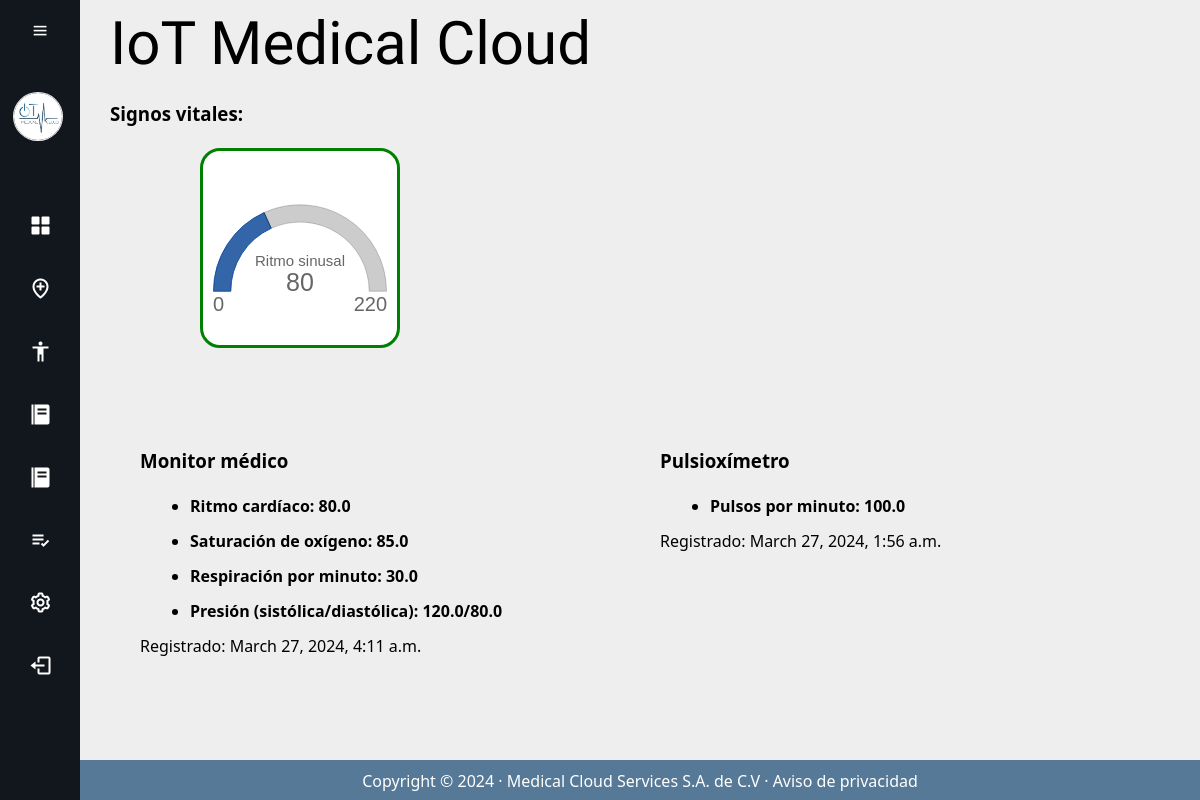
The app's page /dashboard/, older data.
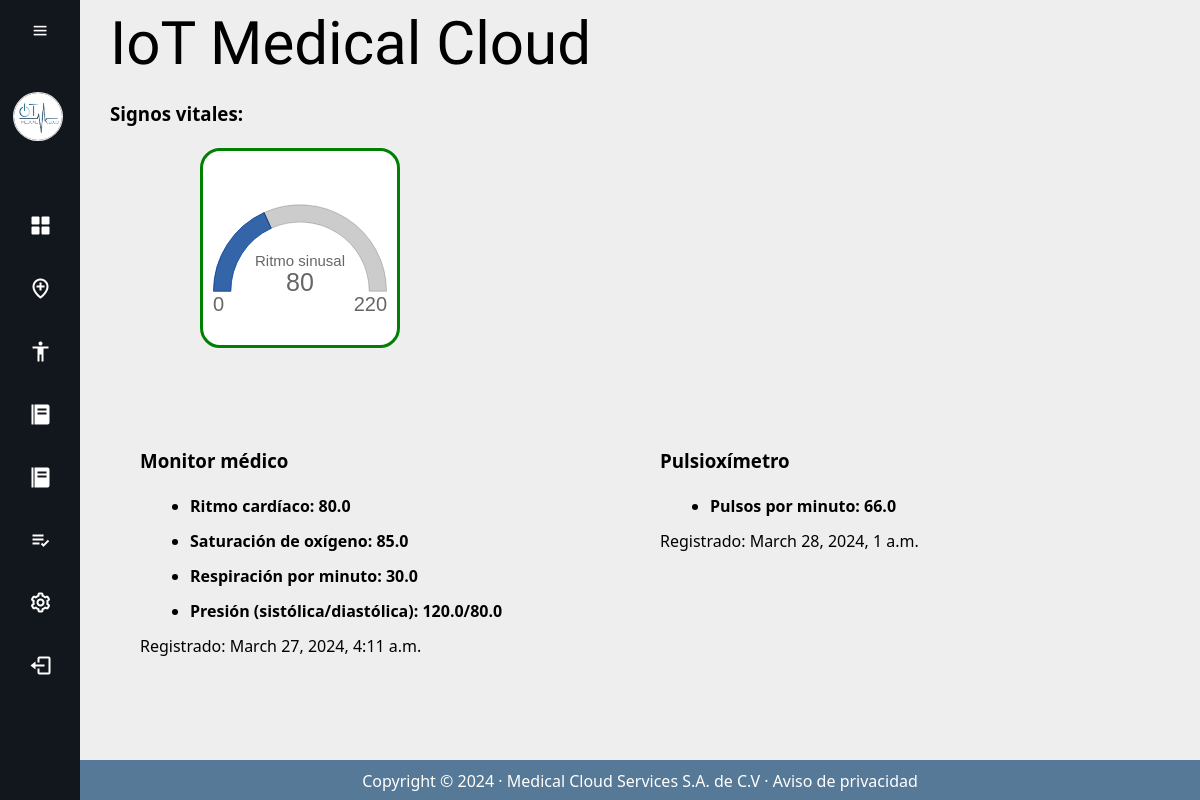
The same page, newer data.
### api_endpoint/models.py (models this page shows, shortened)
class MedicalMonitor(models.Model):  # Medical Monitor Database
    nombre = models.CharField(max_length=40, verbose_name='Nombre')
    heart_rate = models.FloatField(verbose_name='Ritmo cardiaco')
    spo2 = models.FloatField(verbose_name='Saturación de oxígeno')
    respiracion = models.FloatField(verbose_name='Respiraciones por minuto')
    presion_sistolica = models.FloatField(verbose_name='Presión sistólica')
    presion_diastolica = models.FloatField(verbose_name='Presión diastolica')
    created = models.DateTimeField(auto_now_add=True, verbose_name="Fecha de creación")
    updated = models.DateTimeField(auto_now=True, verbose_name="Ultima modificación")
    class Meta:
        verbose_name = "Signos vitales"
        verbose_name_plural = "Signos vitales"
        ordering = ["-created"]  # puting a '-' indicates to go from newer to older

class BeatsPerMinute(models.Model):  # PulseOximeter Database
    beats = models.FloatField(verbose_name='Latidos por minuto')
    created = models.DateTimeField(auto_now_add=True, verbose_name="Fecha de creación")
    updated = models.DateTimeField(auto_now=True, verbose_name="Ultima modificación")
    class Meta:
        verbose_name = "Pulsioximetro"
        verbose_name_plural = "Pulsioximetro"
        ordering = ["-created"]  # puting a '-' indicates to go from newer to older

### dashboard/views.py (the view)
# urls.py: path('dashboard/', views.dashboard, name='Dashboard'),
def dashboard(request):
    signos = MedicalMonitor.objects.first()
    beats = BeatsPerMinute.objects.first()
    return render(request, "dashboard/dashboard.html", {"signos": signos, "beats": beats})

### dashboard/templates/dashboard/dashboard.html (shortened to what this page needs)
{% extends 'iot_temp/Main_script.html' %}
{% load static %}
    {% block style %}
    <link rel="stylesheet" href="{% static 'dashboard/css/StylesDashboard.css' %}">
    {% endblock %}
{% block content %}
    <h3> Signos vitales: </h3>
    <br>
        <div class="container">
                <div class="graficos">
                    <div id="col_chart1" class="col_chart1">
                        <div class="chartBox">
                            <canvas id="myChartHeartRate"></canvas>
                        </div>
                    </div>
                    <div id="col_chart2" class="col_chart2">
                    </div>
                </div>
                <div class="Signos_vitales">
                    <div class="col_monitor">
                        <h3> Monitor médico </h3>
                        <br>
                        <div class="list_signos">
                            <ul>
                                <li>
                                    <h4> Ritmo cardíaco: {{signos.heart_rate}} </h4>
                                </li>
                                <li>
                                    <h4> Saturación de oxígeno: {{signos.spo2}} </h4>
                                </li>
                                <li>
                                    <h4> Respiración por minuto: {{signos.respiracion}} </h4>
                                </li>
                                <li>
                                    <h4> Presión (sistólica/diastólica): {{signos.presion_sistolica}}/{{signos.presion_diastolica}} </h4>
                                </li>
                            </ul>
                        </div>
                        <p>Registrado: {{signos.created}}</p>
                    </div>
                    <div class="col_pulseoximeter">
                        <h3> Pulsioxímetro </h3>
                        <br>
                        <div class="list_signos">
                            <ul>
                                <li>
                                    <h4> Pulsos por minuto: {{beats.beats}}</h4>
                                </li>
                            </ul>
                        </div>
                        <p>Registrado: {{beats.created}}</p>
                    </div>
                </div>
            </div>
{% endblock %}

### IoTCloud/templates/iot_temp/Main_script.html (shortened to what this page needs)
<!DOCTYPE html>
<html lang="en">
{% load static %}
<head>
    <link href='https://unpkg.com/boxicons@2.1.4/css/boxicons.min.css' rel='stylesheet'>
    <link rel="stylesheet" href="{% static 'IoTCloud/css/Sidebar.css' %}" >
    {% block style %}
    {% endblock %}
</head>
<body>
    <div class="sidebar">
        <div class="top">
            <i class="bx bx-menu" id="btn"> </i>
        </div>
        <div class="user">
            <img src="{% static 'IoTCloud/img/iot_logo.jpg' %}" alt="Iot Logo.png" class="user-img"/>
            <div>
                <a href="{% url 'Inicio' %}">
                </a>
            </div>
        </div>
        <ul>
            <li>
                <a href="{% url 'Dashboard' %}">
                    <i class="bx bxs-grid-alt"></i>
                </a>
            </li>
            <li>
                <a href="{% url 'Hospitales' %}">
                    <i class="bx bx-location-plus"></i>
                </a>
            </li>
            <li>
                <a href="{% url 'Pacientes' %}">
                    <i class="bx bx-body"></i>
                </a>
            </li>
            <li>
                <a href="#">
                    <i class="bx bxs-food-menu"></i>
                </a>
            </li>
            <li>
                <a href="#">
                    <i class="bx bxs-food-menu"></i>
                </a>
            </li>
            <li>
                <a href="#">
                    <i class="bx bx-list-check"></i>
                </a>
            </li>
            <li>
                <a href="#">
                    <i class="bx bx-cog"></i>
                </a>
            </li>
            <li>
                <a href="{% url 'Home' %}">
                    <i class="bx bx-log-out"></i>
                </a>
            </li>
        </ul>
    </div>
    <div class="main-content">
        <div class="container">
            <h1> IoT Medical Cloud </h1>
            <br>
            {% block content %}{% endblock %}
        </div>
        <footer id="footer">
            <p class="footer-text">
                Copyright &copy; 2024 ·
                <a href="{% url 'Historia' %}"> Medical Cloud Services S.A. de C.V  </a>
                 ·
                <a href="{% url 'AvisoPrivacidad' %}"> Aviso de privacidad </a>
            </p>
        </footer>
    </div>
</body>
</html>

### IoTCloud/static/IoTCloud/css/Sidebar.css (style rules this page uses)
* { margin: 0; padding: 0; box-sizing: border-box; font-family: 'Segoe UI', Tahoma, Geneva, Verdana, sans-serif; }
.user-img { width: 50px; border-radius: 100%; border: 1px solid #eee; }
.sidebar { position: absolute; top: 0; left: 0; height: 100vh; width: 80px; background-color: #12171e; padding: 0.4rem 0.8rem; transition: all 0.5s ease; }
.sidebar #btn { position: absolute; color: #fff; top: 0.4rem; left: 50%; font-size: 1.2rem; line-height: 50px; transform: translateX(-50%); cursor: pointer; }
.user { display: flex; align-items: center; margin: 1rem 0; }
.sidebar ul li { position: relative; list-style-type: none; height: 50px; width: 90%; margin: 0.8rem auto; line-height: 100px; }
.sidebar ul li a { color: #fff; display: flex; align-items: center; text-decoration: none; border-radius: 0.8rem; }
.sidebar ul li a i { min-width: 50px; text-align: center; height: 100px; border-radius: 12px; line-height: 100px; font-size: 1.5rem; }
.main-content { position: relative; background-color: #eee; min-height: 100vh; top: 0; left: 80px; transition: all 0.5s ease; width: calc(100% - 80px); padding: 0.5rem 0 0.5rem 0; }
#footer { position: absolute; bottom: 0; width: 100%; height: 2.5rem; background-color: #557996; }
.footer-text { text-align: center; color: #fff; padding-top: 10px; }
.footer-text a { color: #fff; text-decoration: none; }
.container { margin-left: 30px; }
.main-content .container h1 { font-family: "Wallpoet", sans-serif; font-weight: 350; font-size: 60px; }

### dashboard/static/dashboard/css/StylesDashboard.css (style rules this page uses)
.container { margin-left: 30px; margin-right: 10px; }
.graficos { margin-left: 60px; margin-right: 50%; display: flex; }
.col_chart1 { width: 50%; min-height: 300px display: flex; }
.col_chart2 { width: 50%; min-height: 300px; }
.main-content .container h1 { font-family: "Wallpoet", sans-serif; font-weight: 350; font-size: 60px; }
.list_signos { margin-left: 50px; }
.list_signos li { height: 35px; }
.Signos_vitales { min-height: 300px; display: flex; }
.col_monitor { width: 50% }
.col_pulseoximeter { width: 50% }
.chartBox { width: 200px; height: 200px; padding: 10px; border-radius: 20px; border: solid 3px green; background: white; }

Row changes from the older to the newer data that the page shows:
no longer on this page (row unchanged): BeatsPerMinute: beats "100.0", created "March 27, 2024, 1:56 a.m."
added BeatsPerMinute: beats "66.0", created "March 28, 2024, 1 a.m."
